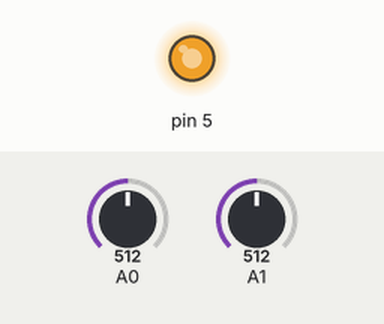
This sketch was run on a simulated Arduino Uno, built with avr-gcc and run on an emulated ATmega328P. Parts: output pins drawn as LEDs (lit = HIGH). The test bench sets the inputs (shaded band); at power-on: A0 = 512, A1 = 512. What the sketch prints to the serial monitor is not drawn.

Above: at 1.2 s.
1.3 s: A0 set to 529
At 1.8 s:
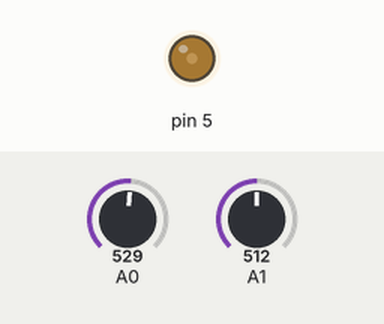
2.8 s: A0 set to 716
At 3.8 s:
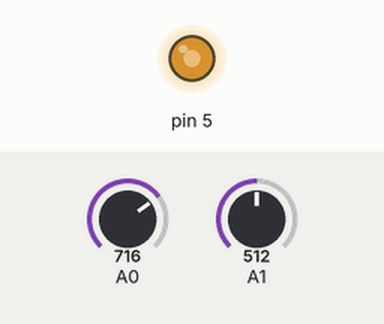
4.3 s: A0 set to 0
At 5.0 s:
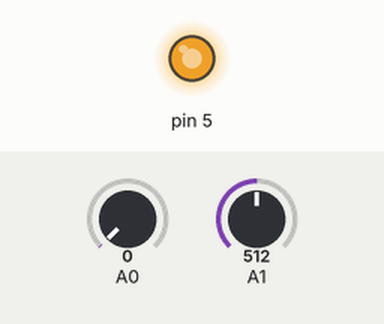
Timing chart, 0 to 7.3 s (numbered marks = the images above; inputs shaded):
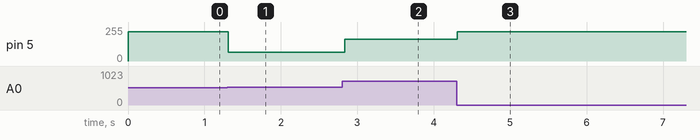

The sketch:

arduino_code.ino
```cpp
int x ,y,a,b,c ;
int z = 8;
void setup() {
  pinMode(A0,INPUT);
  pinMode(A1,INPUT);

  pinMode(5,OUTPUT);

 Serial.begin(9600);

}

void loop() {
 x = analogRead(A0);
 a = analogRead(A1);
y = map(x,970,985,150,240);
b = map(a,0,1023,0,180);
c = map(a,0,1023,25,80);
if (x <= 978 +z && x >= 978 - z ){
  analogWrite(5,b);
}
else {
analogWrite(5,y);
}

Serial.println(b);
delay(c);


}
```

Measured:
- the behaviour switches between 518 and 519 on A0 (found by bisection; images 0 and 1)
- after the input at 1.3 s, pin 5: 218/255 → 64/255 at once
- after the input at 2.8 s, pin 5: 64/255 → 162/255 at once
- after the input at 4.3 s, pin 5: 162/255 → 218/255 at once
